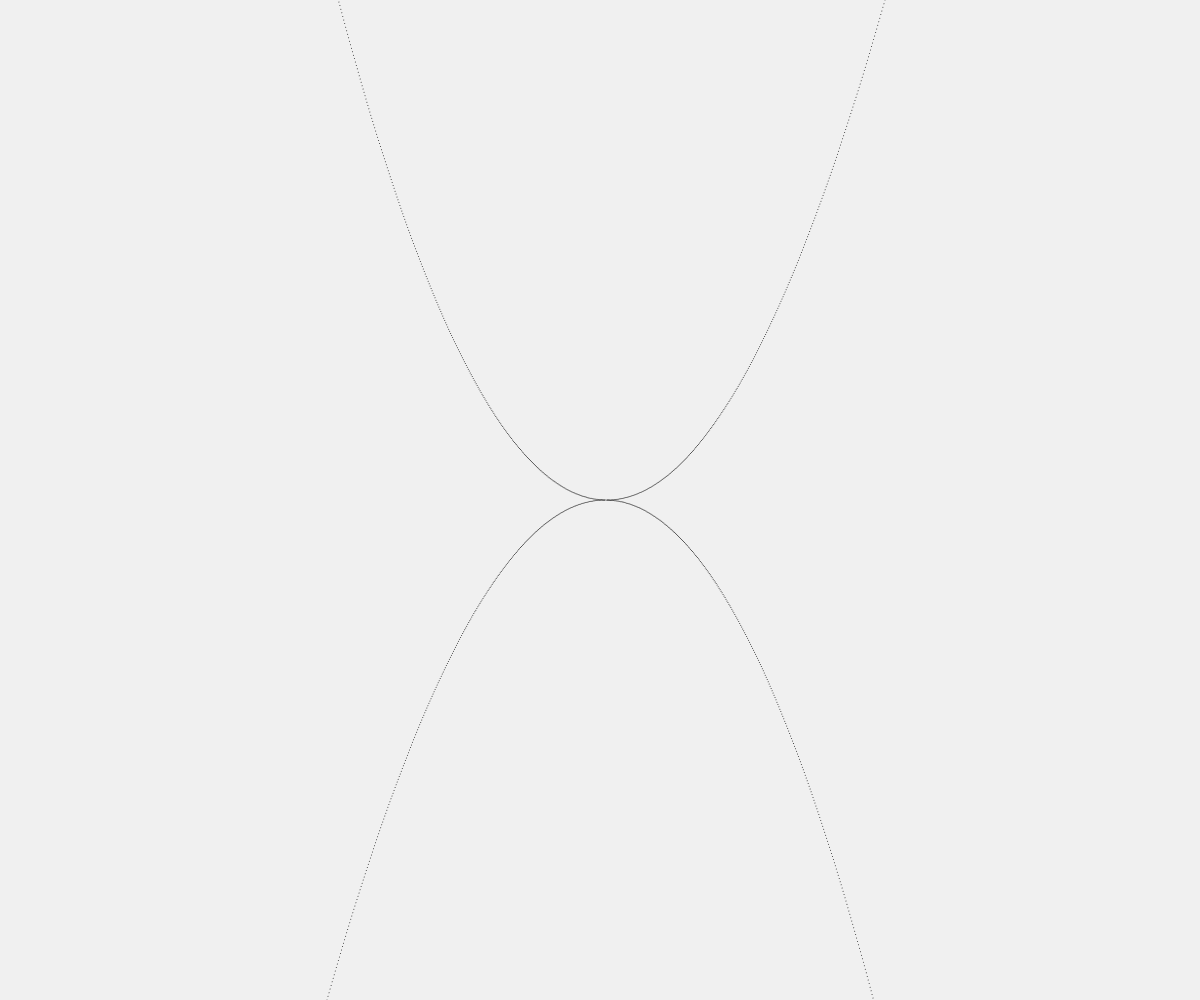
Frame 1 (no input)
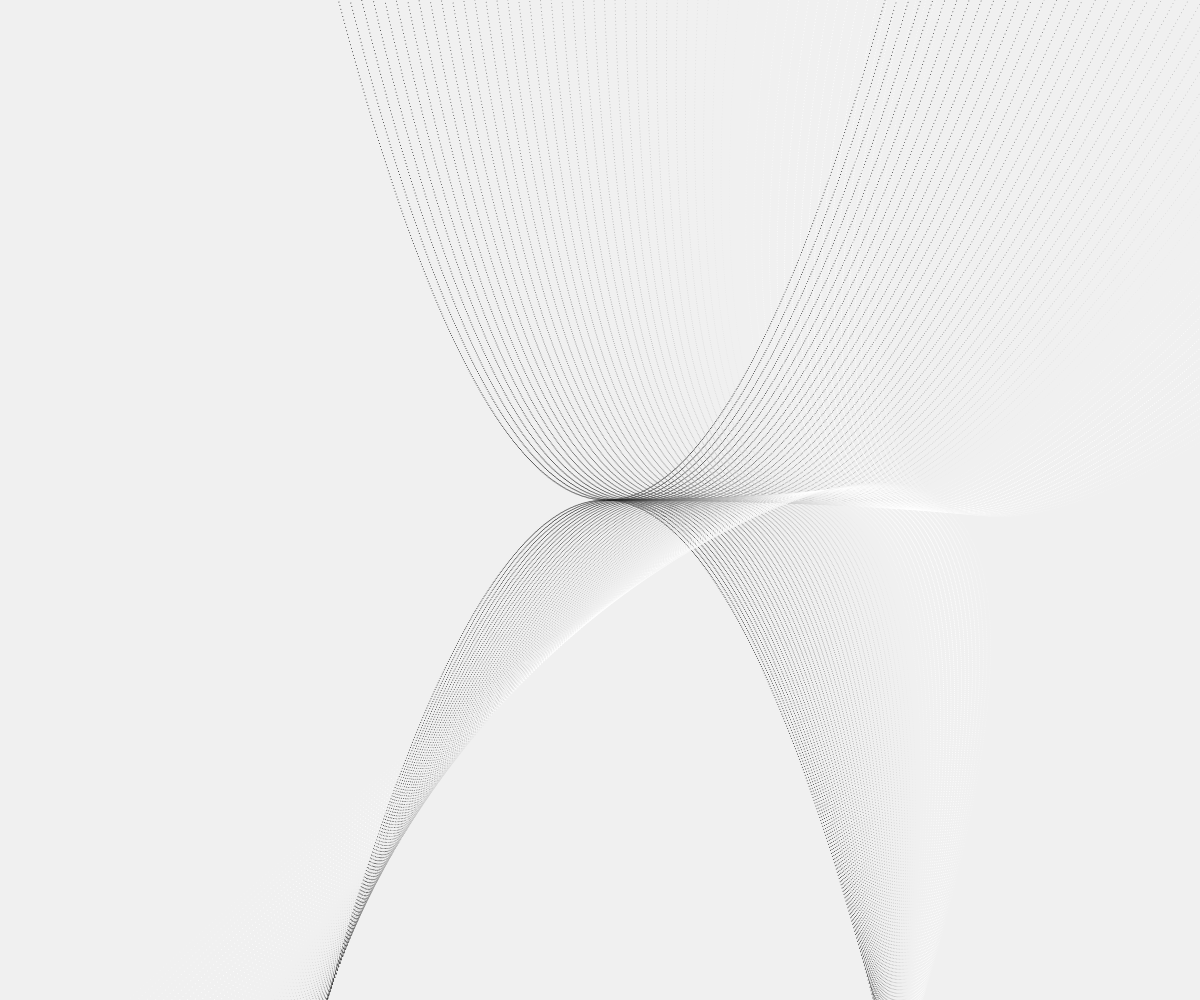
Frame 60 (no input)
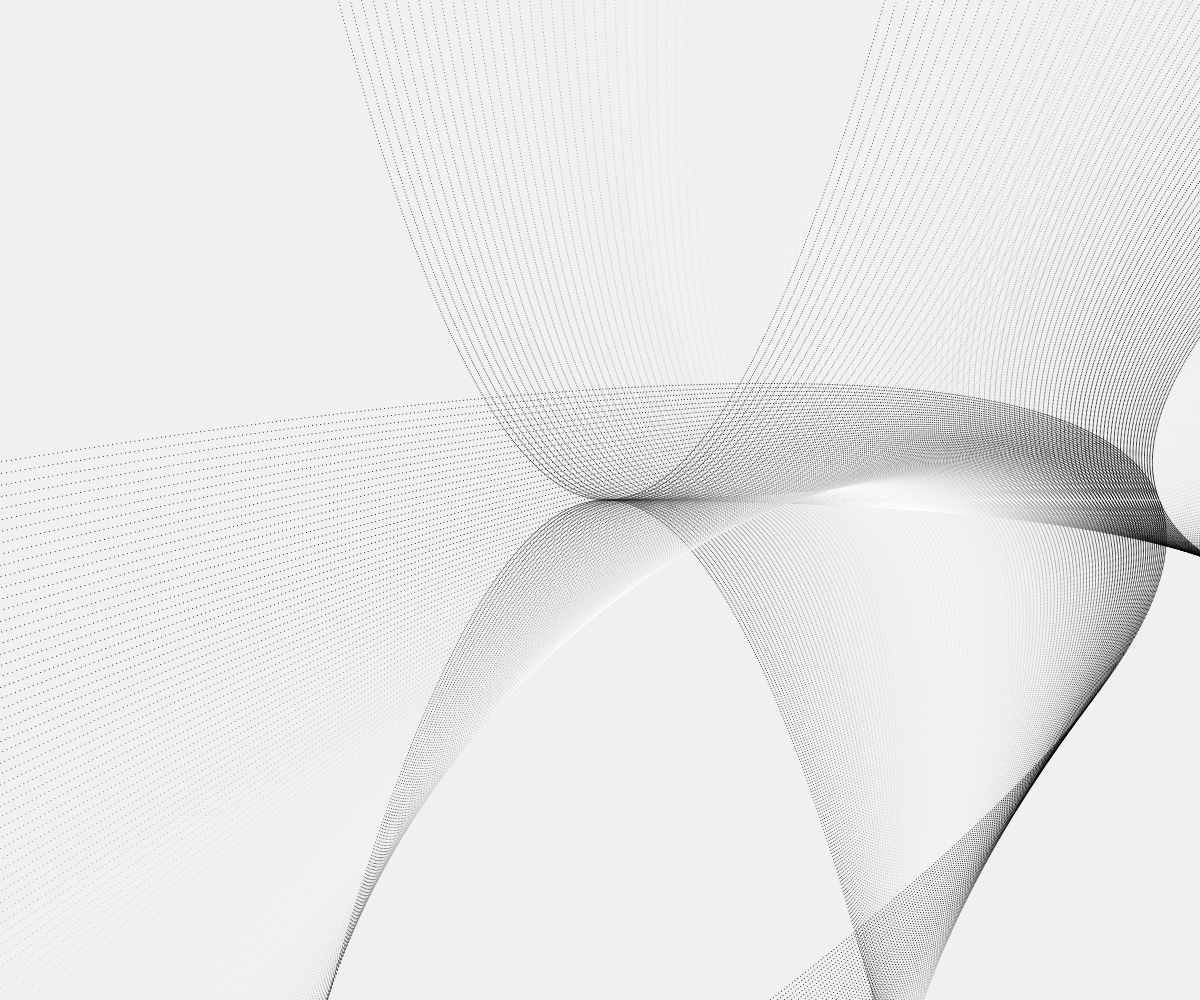
Frame 120 (the mouse pressed at the canvas centre since frame 60)

The p5.js sketch that drew these frames (run headless with seeded random() and noise() and a simulated clock; from frame 60 on, the mouse is pressed at the canvas centre):

// p5.js sketch
// ── sketch.js
const r = 1;
const k = 1;

function setup() {
  createCanvas(windowWidth, windowHeight);
  background(240);
}

function draw() {
  // background(255,1);
  noStroke();
  fill(255*sin(PI*frameCount/100));
  const init_pos = {x: width/2, y: height/2};
  const randVal = {x: width/2 * noise(frameCount/100), y: noise(frameCount/500)/100};
  push();
  translate(init_pos.x + width/2*sin(frameCount/100), init_pos.y);
  rotate(frameCount/100);
  for(let i=0; i<1000; i++) {
    const pos = {x: i, y: i**2 * randVal.y };
    if(abs(pos.x) > 0) {
    circle(pos.x, -pos.y, r*k**i);
    circle(-pos.x, -pos.y, r*k**i);
    circle(pos.x, pos.y, r*k**i);
    circle(-pos.x, pos.y, r*k**i);      
    }
  }
  pop();
    
}

function windowResized() {
  resizeCanvas(windowWidth, windowHeight);
}
